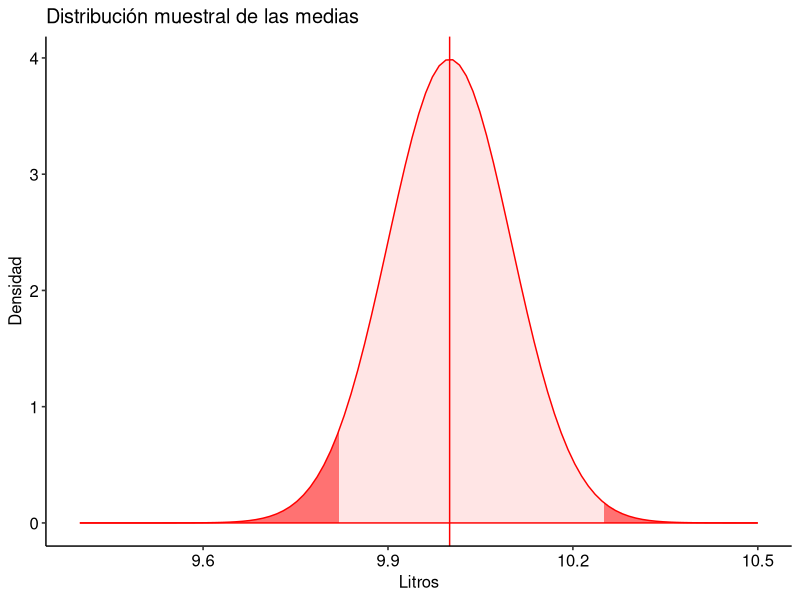

The R script that drew this image:
## ---- chunk 1
library(ggplot2)
library(ggpubr)

# Parámetros del problema
n <- 100                     # Tamaño de la muestra
limInf <- 9.82               # Límite inferior de rechazo
limSup <- 10.25              # Límite superior de rechazo
media_nula <- 10             # Media bajo la hipótesis nula
sigma <- 1                   # Desviación estándar poblacional

# Calcular el error estándar
SE <- sigma / sqrt(n)

# Calcular las probabilidades de rechazo (error de tipo I)
prob_inf <- pnorm(limInf, mean = media_nula, sd = SE)  # Cola inferior
prob_sup <- 1 - pnorm(limSup, mean = media_nula, sd = SE)  # Cola superior
alfa_total <- prob_inf + prob_sup  # Probabilidad total de error de tipo I

# Mostrar la probabilidad de error de tipo I
cat("La probabilidad de cometer un error de tipo I (alfa) es:", alfa_total, "\n")

# Graficar la distribución muestral de las medias si la hipótesis nula fuera verdadera
g_x_limites <- media_nula + c(-6, 5) * SE
g <- ggplot() + xlim(g_x_limites)
g <- g + labs(x = "Litros", y = "Densidad")
g <- g + labs(title = "Distribución muestral de las medias")
g <- g + theme_pubr()

# Agregar la curva de la hipótesis nula
dist_0 <- stat_function(fun = dnorm,
                        args = list(mean = media_nula, sd = SE),
                        geom = "area",
                        colour = "red", fill = "red", alpha = 0.1)

g1 <- g + dist_0
g1 <- g1 + geom_vline(xintercept = media_nula, colour = "red")

# Colorear regiones de rechazo en el gráfico
g2 <- g1 + stat_function(fun = dnorm,
                         args = list(mean = media_nula, sd = SE),
                         geom = "area",
                         xlim = c(g_x_limites[1], limInf),
                         fill = "red", alpha = 0.5)

g2 <- g2 + stat_function(fun = dnorm,
                         args = list(mean = media_nula, sd = SE),
                         geom = "area",
                         xlim = c(limSup, g_x_limites[2]),
                         fill = "red", alpha = 0.5)

# Mostrar el gráfico
print(g2)
alfa_total

